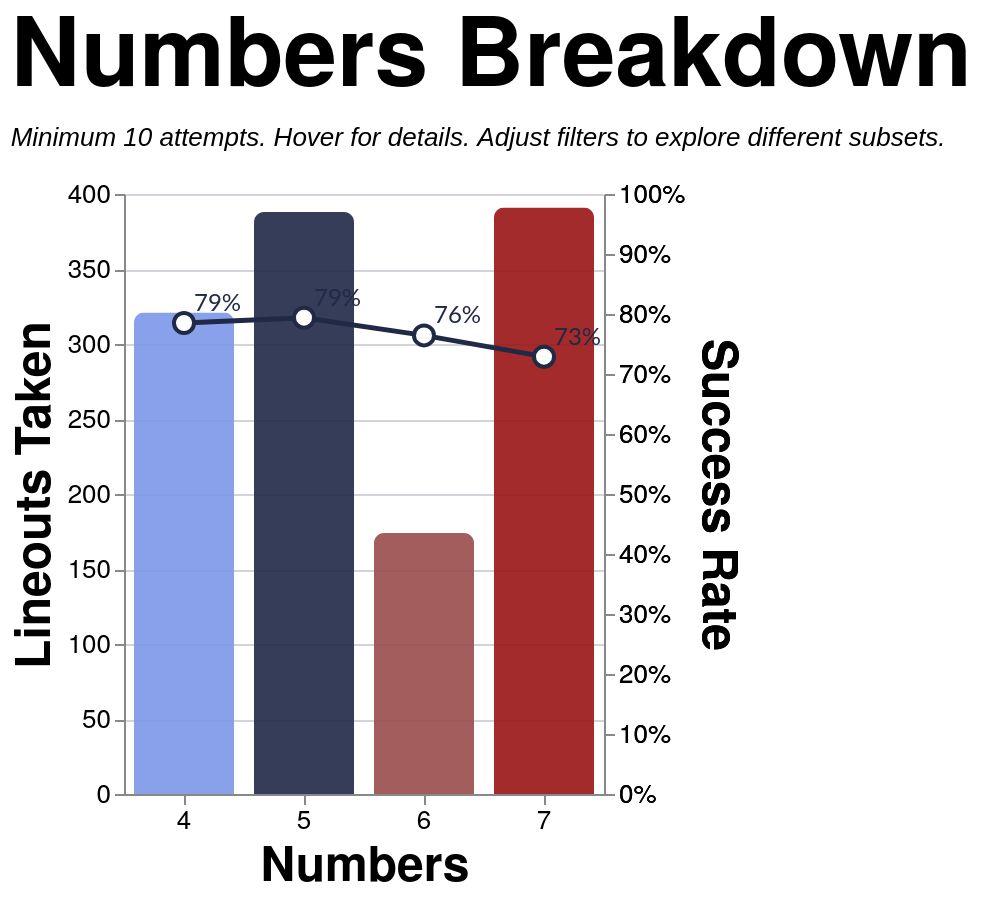

This figure's Vega-Lite source:
### Vega-Lite specification from a JSON file in a GitHub repository (floating-point values rounded to 4 significant figures; data arrays with more than 128 entries replaced by an {"elided": "..."} marker saying what was removed)
{"config": {"axis": {"labelFont": "PT Sans Narrow, Helvetica Neue, Helvetica, Arial, sans-serif", "titleFont": "PT Sans Narrow, Helvetica Neue, Helvetica, Arial, sans-serif", "labelFontSize": 13, "titleFontSize": 24, "gridColor": "#202947", "gridOpacity": 0.2, "zindex": 1}, "text": {"font": "Lato, sans-serif"}, "bar": {"cornerRadiusEnd": 5}, "header": {"labelFont": "PT Sans Narrow, Helvetica Neue, Helvetica, Arial, sans-serif", "titleFont": "PT Sans Narrow, Helvetica Neue, Helvetica, Arial, sans-serif", "labelFontSize": 24, "titleFontSize": 28, "labelFontWeight": "bold", "orient": "left"}, "legend": {"labelFont": "PT Sans Narrow, Helvetica Neue, Helvetica, Arial, sans-serif", "titleFont": "PT Sans Narrow, Helvetica Neue, Helvetica, Arial, sans-serif", "labelFontSize": 14, "titleFontSize": 16, "titlePadding": 5, "fillColor": "white", "strokeColor": "black", "padding": 10, "titleFontWeight": "lighter", "titleFontStyle": "italic", "titleColor": "gray", "offset": 10}, "title": {"font": "PT Sans Narrow, Helvetica Neue, Helvetica, Arial, sans-serif", "fontSize": 48, "fontWeight": "bold", "anchor": "start", "align": "center", "titlePadding": 20, "subtitlePadding": 10, "subtitleFontSize": 13, "subtitleColor": "", "subtitleFontStyle": "italic", "offset": 15, "color": "black"}, "axisX": {"labelAngle": 0}, "facet": {"title": null, "header": null, "align": {"row": "each", "column": "each"}}, "resolve": {"scale": {"y": "independent", "facet": "independent"}}, "background": "transparent", "scale": {"offsetBandPaddingOuter": 0.2, "offsetBandPaddingInner": 0.1}, "view": {"stroke": null, "background": "transparent"}}, "layer": [{"mark": {"type": "bar", "opacity": 0.9, "size": 50}, "encoding": {"color": {"field": "numbers", "legend": null, "scale": {"domain": ["4", "5", "6", "7"], "range": ["#7d96e8", "#202946", "#994C4C", "#991515"]}, "type": "nominal"}, "stroke": {"value": "transparent"}, "tooltip": [{"field": "numbers_display", "title": "Numbers", "type": "nominal"}, {"field": "attempts", "format": ",.0f", "title": "Attempts", "type": "quantitative"}, {"field": "won", "format": ",.0f", "title": "Won", "type": "quantitative"}, {"field": "success_rate", "format": ".1%", "title": "Success Rate", "type": "quantitative"}], "x": {"axis": {"labelAngle": 0}, "field": "numbers", "sort": ["4", "5", "6", "7"], "title": "Numbers", "type": "nominal"}, "y": {"field": "attempts", "title": "Lineouts Taken", "type": "quantitative"}}, "transform": [{"filter": "(loSquad == 'All' || datum.squad == loSquad) && (loSeason == 'All' || datum.season == loSeason) && (loGameType == 'All' || (loGameType == 'League + Cup' && (datum.game_type == 'League' || datum.game_type == 'Cup')) || (loGameType == 'League only' && datum.game_type == 'League') || datum.game_type == loGameType) && (loThrower == 'All' || datum.thrower == loThrower) && (loJumper == 'All' || datum.jumper == loJumper) && (loArea == 'All' || datum.area == loArea) && (loNumbers == 'All' || datum.numbers == loNumbers)"}, {"aggregate": [{"op": "count", "as": "attempts"}, {"op": "sum", "field": "won", "as": "won"}], "groupby": ["numbers"]}, {"filter": "datum.attempts >= 10"}, {"calculate": "datum.won / datum.attempts", "as": "success_rate"}, {"calculate": "datum.numbers + '-man'", "as": "numbers_display"}]}, {"mark": {"type": "line", "point": {"fill": "white", "filled": false, "size": 100, "stroke": "#202946"}, "stroke": "#202946", "strokeWidth": 2.5}, "encoding": {"tooltip": [{"field": "numbers_display", "title": "Numbers", "type": "nominal"}, {"field": "attempts", "format": ",.0f", "title": "Attempts", "type": "quantitative"}, {"field": "won", "format": ",.0f", "title": "Won", "type": "quantitative"}, {"field": "success_rate", "format": ".1%", "title": "Success Rate", "type": "quantitative"}], "x": {"axis": {"labelAngle": 0}, "field": "numbers", "sort": ["4", "5", "6", "7"], "title": "Numbers", "type": "nominal"}, "y": {"axis": {"format": "%", "orient": "right"}, "field": "success_rate", "scale": {"domain": [0, 1]}, "title": "Success Rate", "type": "quantitative"}}, "transform": [{"filter": "(loSquad == 'All' || datum.squad == loSquad) && (loSeason == 'All' || datum.season == loSeason) && (loGameType == 'All' || (loGameType == 'League + Cup' && (datum.game_type == 'League' || datum.game_type == 'Cup')) || (loGameType == 'League only' && datum.game_type == 'League') || datum.game_type == loGameType) && (loThrower == 'All' || datum.thrower == loThrower) && (loJumper == 'All' || datum.jumper == loJumper) && (loArea == 'All' || datum.area == loArea) && (loNumbers == 'All' || datum.numbers == loNumbers)"}, {"aggregate": [{"op": "count", "as": "attempts"}, {"op": "sum", "field": "won", "as": "won"}], "groupby": ["numbers"]}, {"filter": "datum.attempts >= 10"}, {"calculate": "datum.won / datum.attempts", "as": "success_rate"}, {"calculate": "datum.numbers + '-man'", "as": "numbers_display"}]}, {"mark": {"type": "text", "align": "left", "baseline": "middle", "color": "#202946", "dx": 5, "dy": -10, "fontSize": 12}, "encoding": {"text": {"field": "success_rate", "format": ".0%", "type": "quantitative"}, "x": {"axis": {"labelAngle": 0}, "field": "numbers", "sort": ["4", "5", "6", "7"], "title": "Numbers", "type": "nominal"}, "y": {"axis": {"format": "%", "orient": "right"}, "field": "success_rate", "scale": {"domain": [0, 1]}, "title": "Success Rate", "type": "quantitative"}}, "transform": [{"filter": "(loSquad == 'All' || datum.squad == loSquad) && (loSeason == 'All' || datum.season == loSeason) && (loGameType == 'All' || (loGameType == 'League + Cup' && (datum.game_type == 'League' || datum.game_type == 'Cup')) || (loGameType == 'League only' && datum.game_type == 'League') || datum.game_type == loGameType) && (loThrower == 'All' || datum.thrower == loThrower) && (loJumper == 'All' || datum.jumper == loJumper) && (loArea == 'All' || datum.area == loArea) && (loNumbers == 'All' || datum.numbers == loNumbers)"}, {"aggregate": [{"op": "count", "as": "attempts"}, {"op": "sum", "field": "won", "as": "won"}], "groupby": ["numbers"]}, {"filter": "datum.attempts >= 10"}, {"calculate": "datum.won / datum.attempts", "as": "success_rate"}, {"calculate": "datum.numbers + '-man'", "as": "numbers_display"}]}], "data": {"name": "data-15e79532cff8ae58bb045c3a34749407"}, "height": 300, "params": [{"name": "loSquad", "value": "All"}, {"name": "loSeason", "value": "All"}, {"name": "loGameType", "value": "All"}, {"name": "loThrower", "value": "All"}, {"name": "loJumper", "value": "All"}, {"name": "loArea", "value": "All"}, {"name": "loNumbers", "value": "All"}], "resolve": {"scale": {"y": "independent"}}, "title": {"text": "Numbers Breakdown", "subtitle": "Minimum 10 attempts. Hover for details. Adjust filters to explore different subsets."}, "width": {"step": 60}, "$schema": "https://vega.github.io/schema/vega-lite/v5.20.1.json", "datasets": {"data-15e79532cff8ae58bb045c3a34749407": {"elided": "1274 records"}}}
